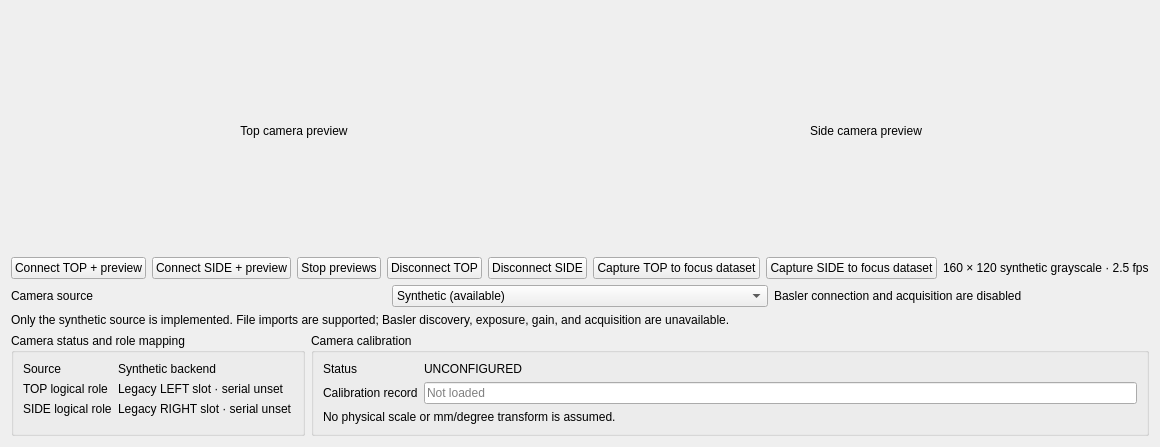
      <widget class="QWidget" name="cameraTab">
       <attribute name="title">
        <string>Live Camera</string>
       </attribute>
       <layout class="QVBoxLayout" name="cameraLayout">
        <item>
         <layout class="QHBoxLayout" name="previewLayout">
          <item>
           <widget class="QLabel" name="previewTop">
            <property name="minimumSize">
             <size>
              <width>320</width>
              <height>240</height>
             </size>
            </property>
            <property name="text">
             <string>Top camera preview</string>
            </property>
            <property name="scaledContents">
             <bool>false</bool>
            </property>
            <property name="alignment">
             <set>Qt::AlignCenter</set>
            </property>
           </widget>
          </item>
          <item>
           <widget class="QLabel" name="previewSide">
            <property name="minimumSize">
             <size>
              <width>320</width>
              <height>240</height>
             </size>
            </property>
            <property name="text">
             <string>Side camera preview</string>
            </property>
            <property name="scaledContents">
             <bool>false</bool>
            </property>
            <property name="alignment">
             <set>Qt::AlignCenter</set>
            </property>
           </widget>
          </item>
         </layout>
        </item>
        <item>
         <layout class="QHBoxLayout" name="cameraControls">
          <item>
           <widget class="QPushButton" name="startTopButton">
            <property name="text">
             <string>Connect TOP + preview</string>
            </property>
           </widget>
          </item>
          <item>
           <widget class="QPushButton" name="startSideButton">
            <property name="text">
             <string>Connect SIDE + preview</string>
            </property>
           </widget>
          </item>
          <item>
           <widget class="QPushButton" name="stopCameraButton">
            <property name="text">
             <string>Stop previews</string>
            </property>
           </widget>
          </item>
          <item><widget class="QPushButton" name="disconnectTopCameraButton"><property name="text"><string>Disconnect TOP</string></property></widget></item>
          <item><widget class="QPushButton" name="disconnectSideCameraButton"><property name="text"><string>Disconnect SIDE</string></property></widget></item>
          <item><widget class="QPushButton" name="captureTopCameraButton"><property name="text"><string>Capture TOP to focus dataset</string></property></widget></item>
          <item><widget class="QPushButton" name="captureSideCameraButton"><property name="text"><string>Capture SIDE to focus dataset</string></property></widget></item>
          <item>
           <widget class="QLabel" name="cameraInfoLabel">
            <property name="text">
             <string>160 × 120 synthetic grayscale · 2.5 fps</string>
            </property>
           </widget>
          </item>
         </layout>
        </item>
        <item>
         <layout class="QHBoxLayout" name="cameraSourceLayout">
          <item><widget class="QLabel" name="cameraSourceSelectorCaption"><property name="text"><string>Camera source</string></property></widget></item>
          <item><widget class="QComboBox" name="cameraSourceCombo"><item><property name="text"><string>Synthetic (available)</string></property></item><item><property name="text"><string>Basler (unavailable)</string></property></item></widget></item>
          <item><widget class="QLabel" name="baslerUnavailableLabel"><property name="text"><string>Basler connection and acquisition are disabled</string></property></widget></item>
         </layout>
        </item>
        <item>
         <widget class="QLabel" name="cameraDisclaimer">
          <property name="text">
           <string>Only the synthetic source is implemented. File imports are supported; Basler discovery, exposure, gain, and acquisition are unavailable.</string>
          </property>
         </widget>
        </item>
        <item>
         <layout class="QHBoxLayout" name="cameraConfigurationLayout">
          <item><widget class="QGroupBox" name="cameraRoleMappingGroup"><property name="title"><string>Camera status and role mapping</string></property><layout class="QFormLayout" name="cameraRoleMappingForm"><item row="0" column="0"><widget class="QLabel" name="cameraSourceCaption"><property name="text"><string>Source</string></property></widget></item><item row="0" column="1"><widget class="QLabel" name="cameraRoleStatusLabel"><property name="text"><string>Synthetic backend</string></property></widget></item><item row="1" column="0"><widget class="QLabel" name="topRoleCaption"><property name="text"><string>TOP logical role</string></property></widget></item><item row="1" column="1"><widget class="QLabel" name="topRoleMapping"><property name="text"><string>Legacy LEFT slot · serial unset</string></property></widget></item><item row="2" column="0"><widget class="QLabel" name="sideRoleCaption"><property name="text"><string>SIDE logical role</string></property></widget></item><item row="2" column="1"><widget class="QLabel" name="sideRoleMapping"><property name="text"><string>Legacy RIGHT slot · serial unset</string></property></widget></item></layout></widget></item>
          <item><widget class="QGroupBox" name="cameraCalibrationGroup"><property name="title"><string>Camera calibration</string></property><layout class="QFormLayout" name="cameraCalibrationForm"><item row="0" column="0"><widget class="QLabel" name="calibrationStatusCaption"><property name="text"><string>Status</string></property></widget></item><item row="0" column="1"><widget class="QLabel" name="calibrationStatusLabel"><property name="text"><string>UNCONFIGURED</string></property></widget></item><item row="1" column="0"><widget class="QLabel" name="calibrationNameCaption"><property name="text"><string>Calibration record</string></property></widget></item><item row="1" column="1"><widget class="QLineEdit" name="calibrationNameEdit"><property name="placeholderText"><string>Not loaded</string></property></widget></item><item row="2" column="0" colspan="2"><widget class="QLabel" name="calibrationWarningLabel"><property name="text"><string>No physical scale or mm/degree transform is assumed.</string></property></widget></item></layout></widget></item>
         </layout>
        </item>
       </layout>
      </widget>
